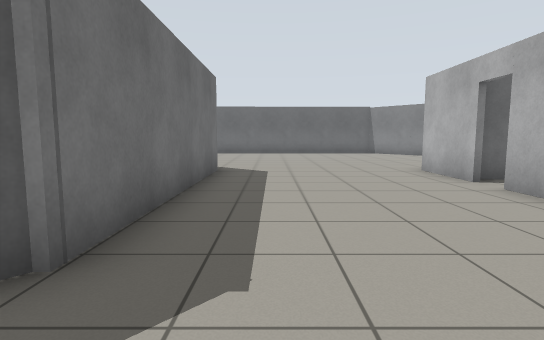
View 1 (above)

24 first-person views from a walk through a Gazebo world. The camera is 0.94 m above the floor, tilts 6° down and sees 80° across. The floor is counted in squares, 1 m on a side. Each view is taken from the middle of a square. On the plan, view 1 faces up. The plan holds only what a view shows up to about 12 squares ahead; the rest is blank. The place goes on beyond the plan.

View 2
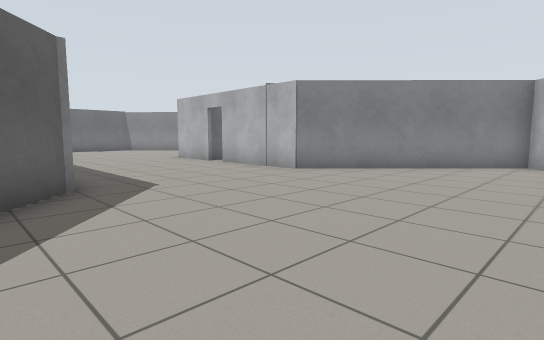

View 3
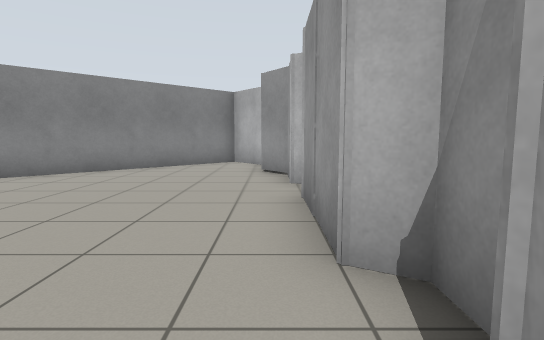

View 4
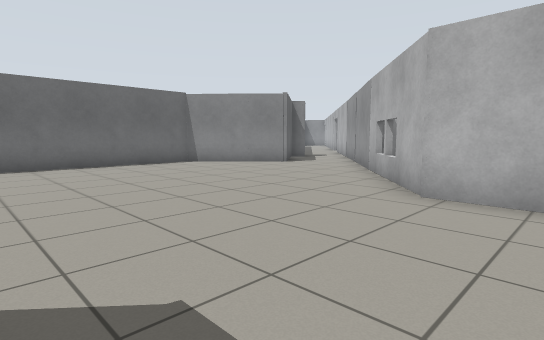

View 5
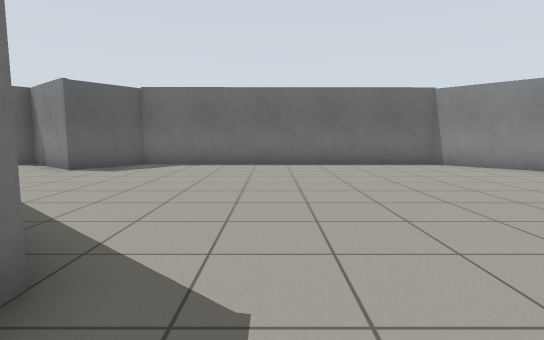

View 6
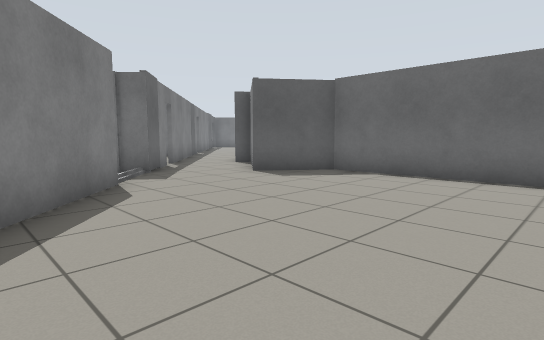

View 7
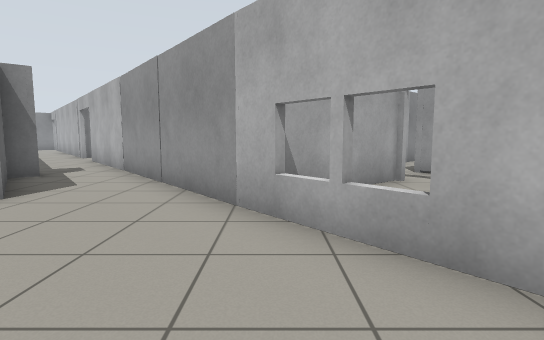

View 8
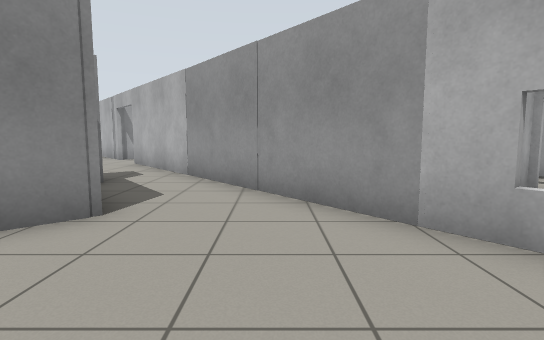

View 9
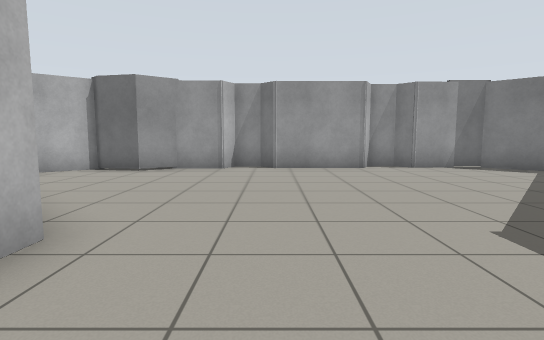

View 10
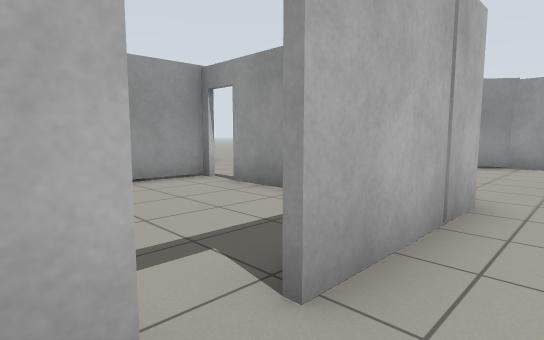

View 11
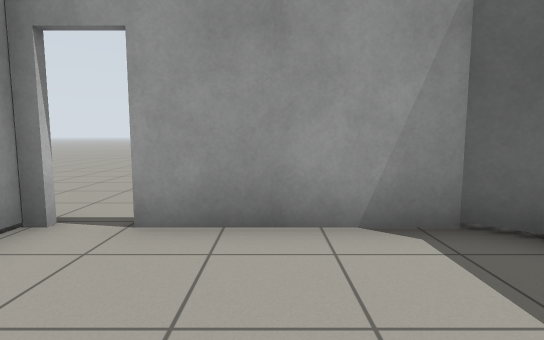

View 12
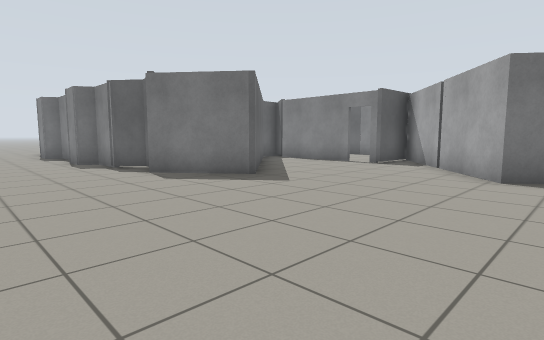

View 13
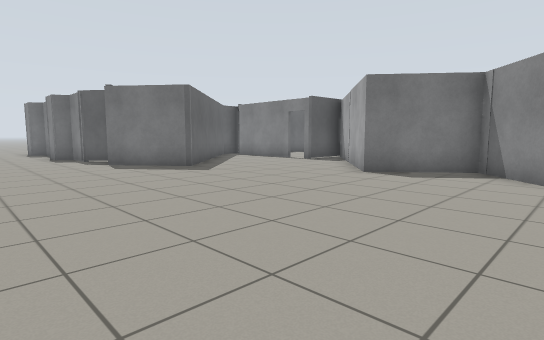

View 14
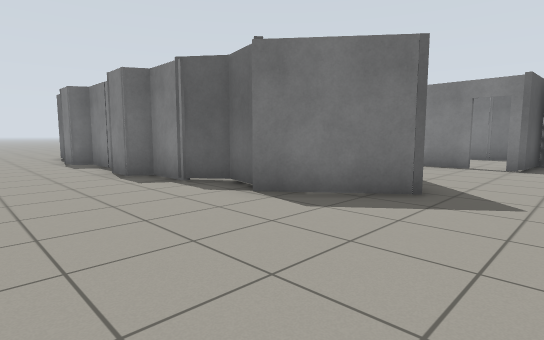

View 15
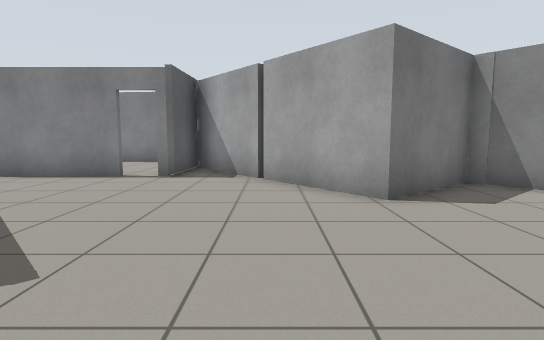

View 16
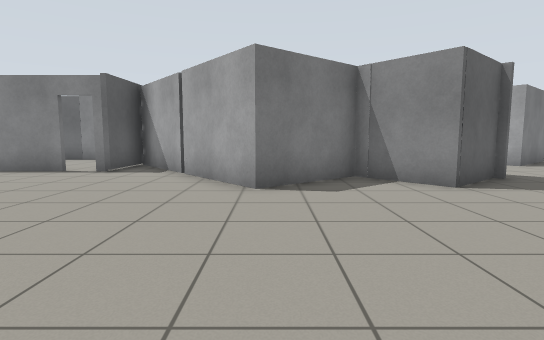

View 17
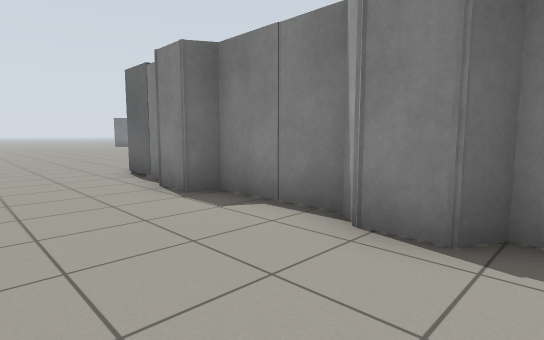

View 18
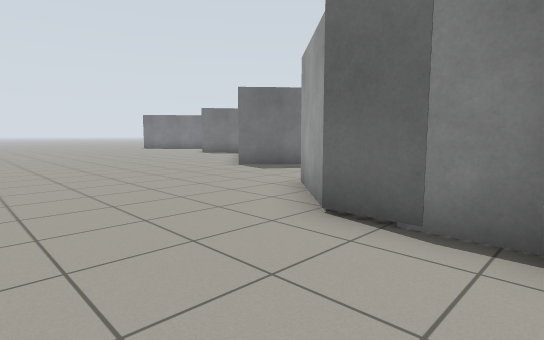

View 19
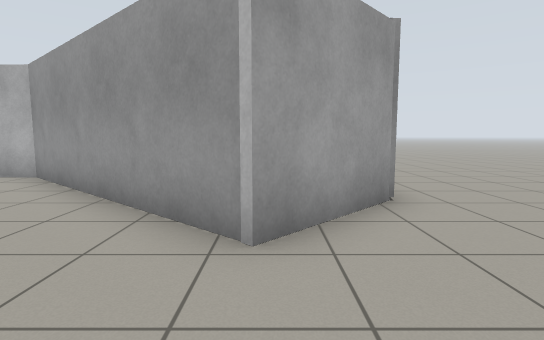

View 20
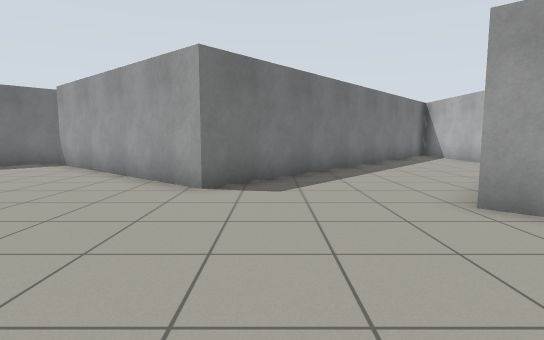

View 21
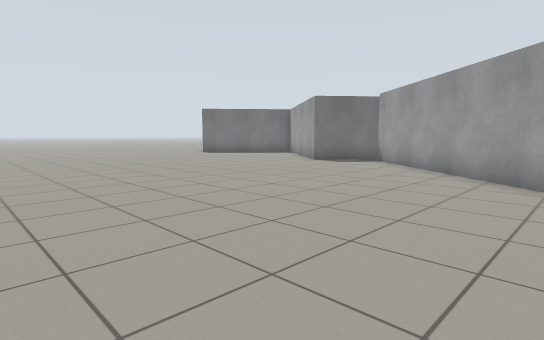

View 22
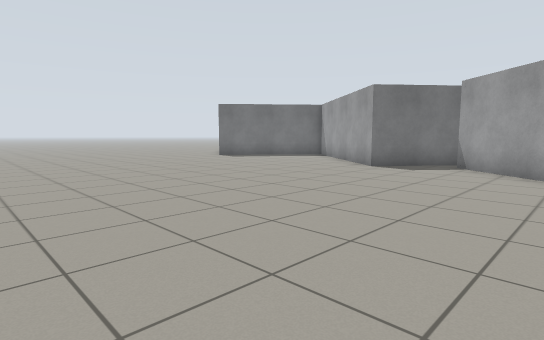

View 23
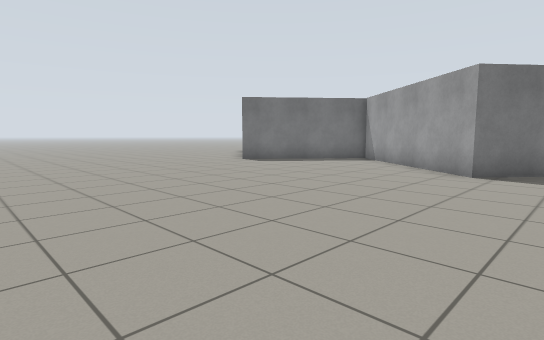

View 24
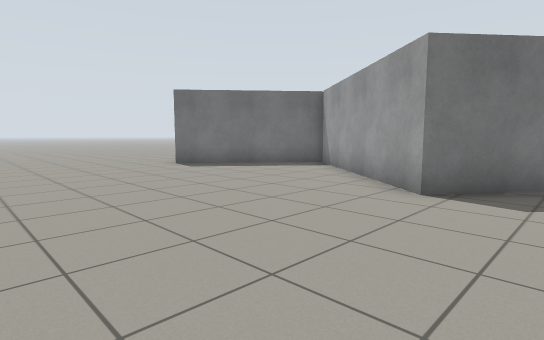

### Floor plan
Points are (right, up) in squares from view 1. A wall is a line through its corners. A room is listed if a view was taken in it or the views show most of it. See-through windows are left out.
Room 1 (views 1, 2, 3, 4, 5, 6, 7, 8, 9, 10)
walls: (4.1, 6.6) (4.1, 8.8) (15.1, 17.9); (-1.5, 9) (-1.5, 2.3) (-2.6, 1); (-5.5, 12.3) (-3.1, 10.3); (10.1, 16.9) (7.8, 15) (5.3, 17.7) (-4.2, 17.7) (-5.6, 15.9) (-6.9, 17); (-8.6, 15) (-7, 13.6) (-7.5, 13); (6.9, -4.2) (8.8, -2.6) (4.1, 2.2) (4.1, 5.7); (-5.3, -3.6) (-4.2, -4.6) (-2.2, -4.6) (-1.8, -5) (-1, -5) (-0.8, -4.6) (2, -4.6) (2.5, -5) (3.1, -5) (3.4, -4.4) (4.7, -4.4) (5.6, -3.7) (6.8, -4)
ways out: open door at (4, 6) to room 2; opening at (-7, 16); open door at (15.7, 18.3)
Room 2 (views 11, 12, 13, 14, 15, 16, 17, 18)
walls: (6.7, -4.1) (5.7, -3.9) (4.8, -4.5) (3.5, -4.5) (3.2, -5) (2.3, -5) (1.8, -4.6); (6.2, 0.3) (9.1, -2.6) (6.9, -4.4); (9.6, 2.6) (9.7, 4.5); (1.9, -4.7) (-0.7, -4.7); (4.5, 3.2) (5.1, 2.7); (-0.8, -5.1) (-1.9, -5.1); (18.6, 0.9) (17.4, -0.2) (15.9, 1.5) (13.7, -0.3) (9.8, 4.5); (8, 6.8) (4.5, 7); (-2.3, -4.8) (-4.3, -4.8)
ways out: open door at (4, 6) to room 1; opening at (-5.7, -7) to room 3
objects: door leaf (6, 3) to (8, 3)
Room 3 (views 19, 20, 21, 22, 23, 24)
walls: (-16, 4.6) (-17.9, 2.3) (-23, 6.5) (-26.3, 2.5); (-4.3, -4.8) (-6.3, -2.9) (-1.7, 2.4) (-1.7, 5.2); (-4.7, 5.2) (-10.2, -1.3) (-15.9, 3.6)
ways out: opening at (-5.7, -7) to room 2

Positions as (right, up) in squares from view 1, and headings:
1: (0, 0), facing up
2: (-3, -4), facing up-right
3: (-3, -4), facing right
4: (-1, 7), facing up-right
5: (0, 7), facing up
6: (1, 10), facing up-left
7: (3, 11), facing right
8: (4, 13), facing right
9: (2, 5), facing down
10: (3, 7), facing down-right
11: (7, 6), facing down
12: (15, -8), facing up-left
13: (18, -8), facing up-left
14: (11, -8), facing up-left
15: (12, -5), facing up
16: (14, -6), facing up
17: (4, -8), facing up-left
18: (-2, -8), facing up-left
19: (-9, -3), facing right
20: (-9, -7), facing up
21: (-10, -8), facing up-left
22: (-13, -7), facing up-left
23: (-16, -6), facing up-left
24: (-16, -3), facing up-left
